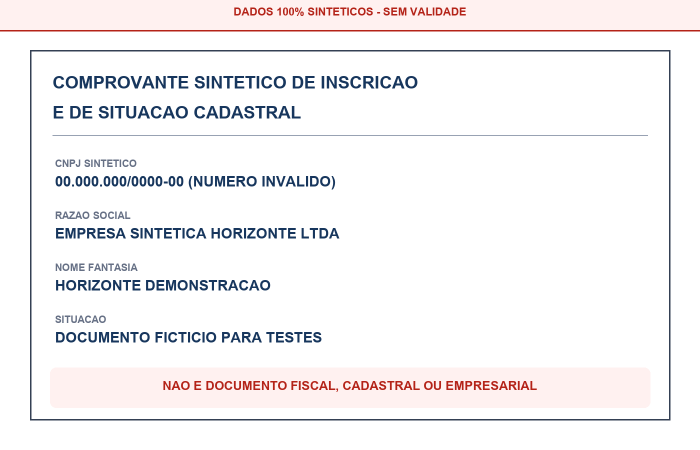
#> input picture tests/fixtures/public_synthetic/cartao_cnpj_sintetico.png, 1400 x 900 px (shown at 1/2 size)
$ python -i image_processing.py   (imports and definitions only)
#> lines starting #> are read from the running program, lines starting #| are printed output that depends on the picture; after the words box and inside, x2 and y2 are one past the last pixel; in counts of white or black regions, pixels touching at a corner belong together
#> further down, picture is the input picture: PIL image 1400x900 RGB; mean R, G, B 245.4, 243, 244
"""Local-only image preparation for the generated AEP.

The compiler never sends images outside the machine.  This module converts
supported uploads to PNG, trims report whitespace and builds the same compact
panel/chart compositions used by the retained Word layout.
"""

from __future__ import annotations

import io
from pathlib import Path
from typing import Iterable

from PIL import Image, ImageChops, ImageDraw, ImageFont, ImageOps

from app.models import GHE, ImageAsset, ImageRole, PsychosocialBlock
from app.services.normalization import canonical_ghe_code, normalize_key

_WHITE = (255, 255, 255, 255)
_BLUE = (12, 79, 151)
_TEAL = (42, 181, 185)
_LIGHT_BLUE = (237, 246, 251)
_DARK = (23, 41, 58)


# [23 lines left out: functions _asset_bytes, open_asset, image_to_png_bytes, not called in this run]


def asset_to_png_bytes(asset: ImageAsset) -> bytes:
    return image_to_png_bytes(open_asset(asset))


def trim_report_whitespace(
    image: Image.Image,
    *,
    tolerance: int = 18,
    padding: int = 4,
) -> Image.Image:
    """Trim near-white margins while retaining a small safe border."""
#> called with tolerance = 18, padding = 4

    rgba = image.convert("RGBA")
    white = Image.new("RGBA", rgba.size, _WHITE)
#> white: PIL image 1400x900 RGBA; every value is 255
    difference = ImageChops.difference(rgba, white).convert("L")
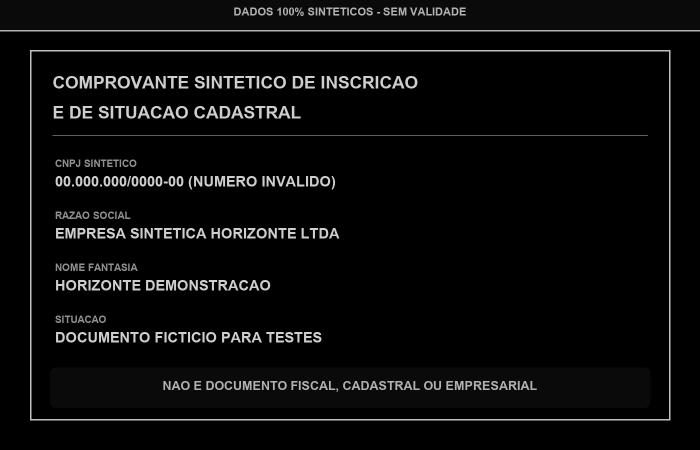
#> difference: PIL image 1400x900 L (shown at 1/2 size); min 0, max 206, mean 11.2
    mask = difference.point(lambda value: 255 if value > tolerance else 0)
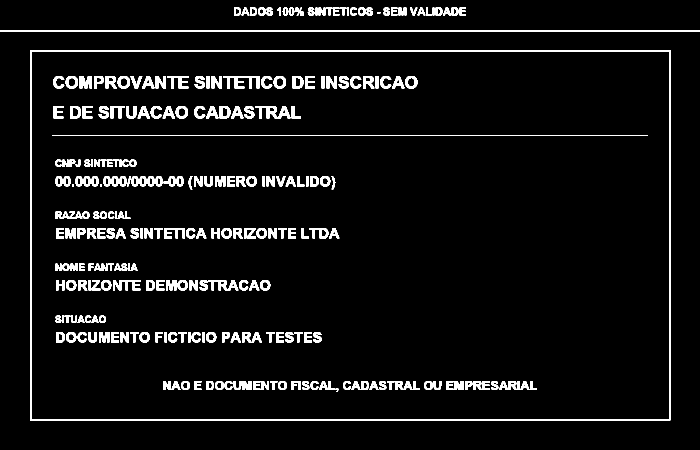
#> mask: PIL image 1400x900 L (shown at 1/2 size); 5.8% white; 270 white regions (2 under 20 px), largest, box (x1, y1, x2, y2) and area: (60, 100, 1341, 841) 12096, (0, 60, 1400, 63) 4200, (105, 270, 1296, 272) 2382
    box = mask.getbbox()
#> box = (0, 15, 1400, 841)
    if box is None:
        return rgba
    left = max(0, box[0] - padding)
#> left = 0
    top = max(0, box[1] - padding)
#> top = 11
    right = min(rgba.width, box[2] + padding)
#> right = 1400
    bottom = min(rgba.height, box[3] + padding)
#> bottom = 845
    return rgba.crop((left, top, right, bottom))
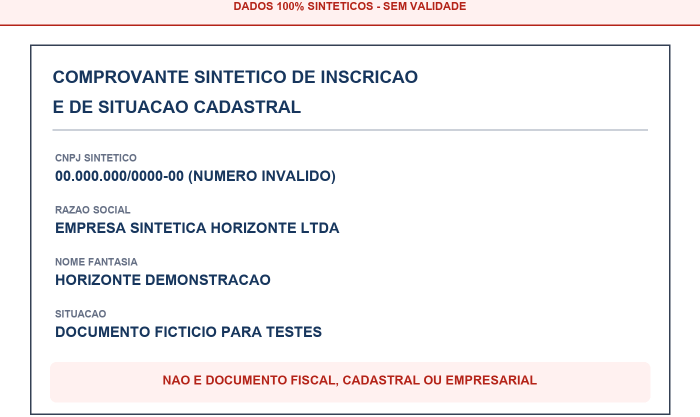
#> returned value: PIL image 1400x834 RGBA (shown at 1/2 size); mean R, G, B, A 244.6, 242.2, 243.4, 255


def _resize_width(image: Image.Image, width: int) -> Image.Image:
    height = max(1, round(image.height * width / image.width))
    return image.resize((width, height), Image.Resampling.LANCZOS)


# [229 lines left out: functions compose_vertical, _role_candidates, _by_dimensions, choose_psychosocial_images, match_psychosocial_block, build_psychosocial_composite and 3 more, not called in this run]

>>> from PIL import Image
>>> picture = Image.open('../../tests/fixtures/public_synthetic/cartao_cnpj_sintetico.png')
>>> result = trim_report_whitespace(picture)
